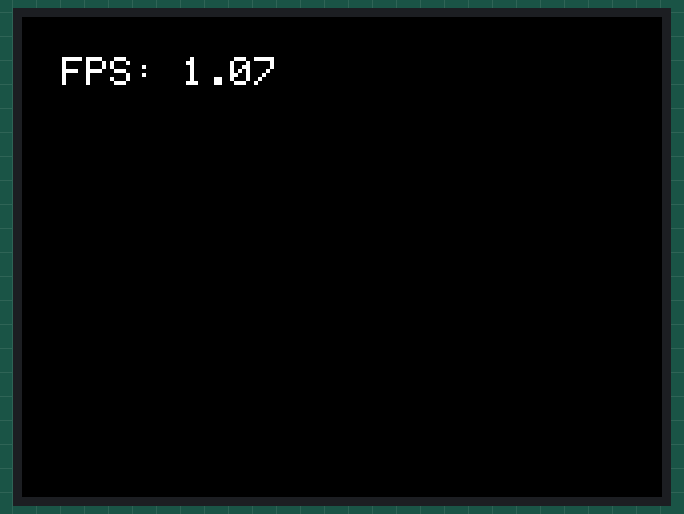
Recording of a sketch running on a simulated Arduino Uno, built with avr-gcc and run on an emulated ATmega328P. On the bench: 320×240 colour display.

Above: at 1.1 s.
At 9.19 s:
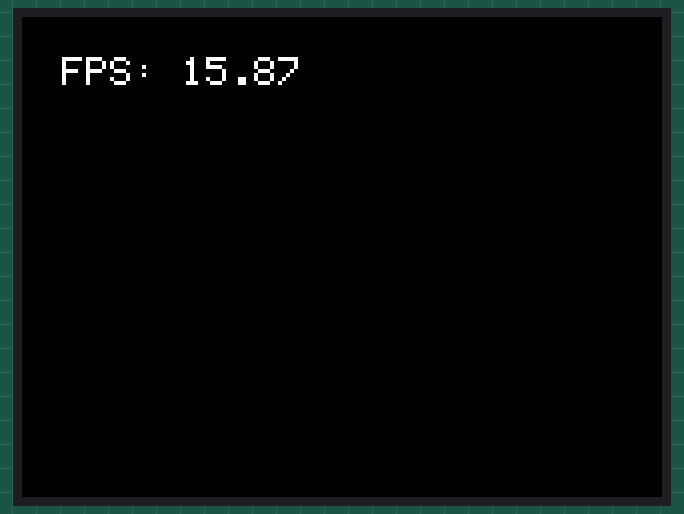
At 14.14 s:
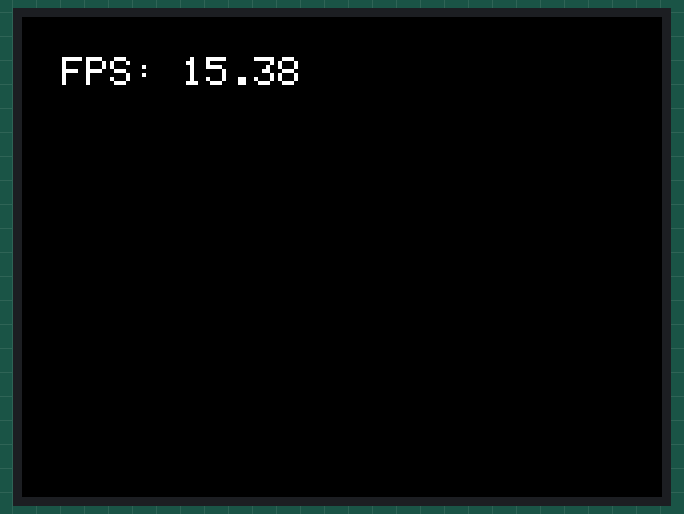
At 19.08 s:
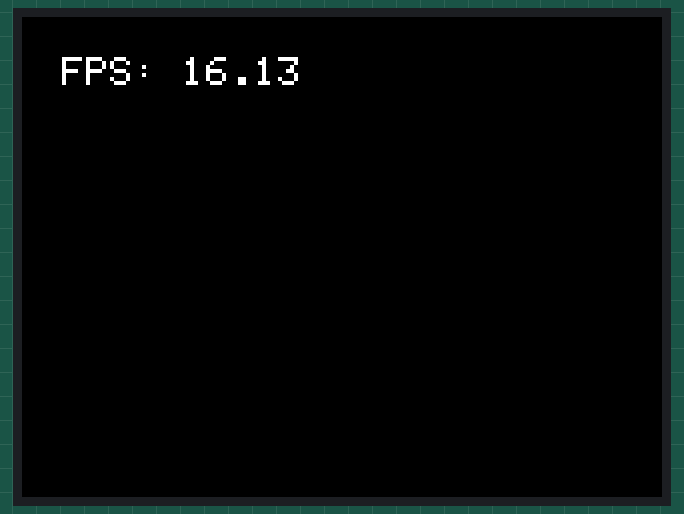
At 29.43 s:
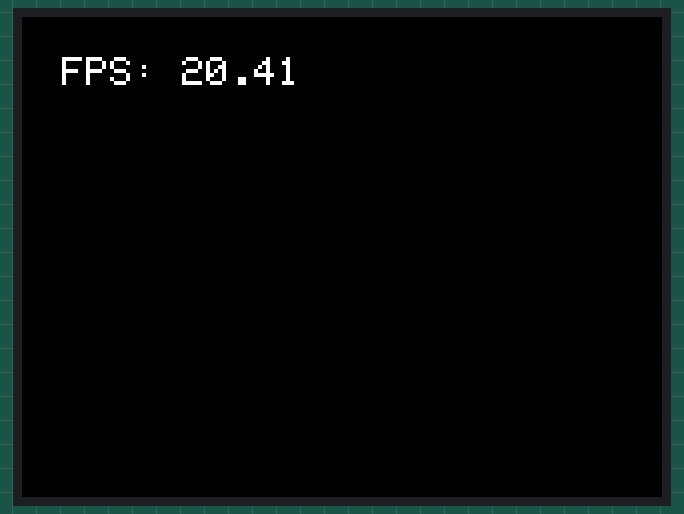
At 39.6 s:
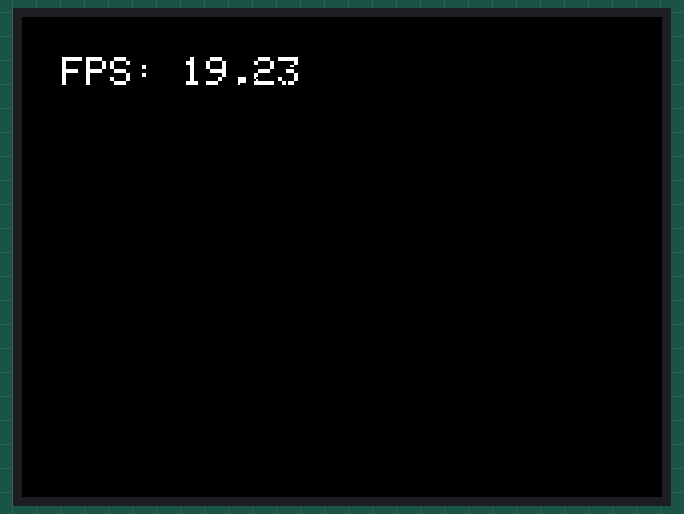

The sketch:

spinning_cube.ino
```cpp
#include <SPI.h>          // f.k. for Arduino-1.5.2
#include "Adafruit_GFX.h" // Hardware-specific library
#include <MCUFRIEND_kbv.h>

#define LCD_CS A3 // Chip Select goes to Analog 3
#define LCD_CD A2 // Command/Data goes to Analog 2
#define LCD_WR A1 // LCD Write goes to Analog 1
#define LCD_RD A0 // LCD Read goes to Analog 0
#define LCD_RESET A4

#define BLACK 0x0000
#define BLUE 0x001F
#define RED 0xF800
#define GREEN 0x07E0
#define CYAN 0x07FF
#define MAGENTA 0xF81F
#define YELLOW 0xFFE0
#define WHITE 0xFFFF

unsigned int colors[] = {BLACK, BLUE, RED, GREEN, CYAN, MAGENTA, YELLOW, WHITE};
long time = millis();
long time2 = millis();
long timediff = 0;

MCUFRIEND_kbv tft;

// #############################################################################
// 8 Eckpunkte des Würfels
float cube[8][3] = {
    {-1, -1, -1},
    {1, -1, -1},
    {1, 1, -1},
    {-1, 1, -1},
    {-1, -1, 1},
    {1, -1, 1},
    {1, 1, 1},
    {-1, 1, 1}};

// Kanten (Index-Paare der Punkte)
int edges[12][2] = {
    {0, 1}, {1, 2}, {2, 3}, {3, 0}, // hinten
    {4, 5},
    {5, 6},
    {6, 7},
    {7, 4}, // vorne
    {0, 4},
    {1, 5},
    {2, 6},
    {3, 7} // Verbindungen
};

float angleX = 0, angleY = 0;
// #############################################################################

void setup()
{
    Serial.begin(9600);
    uint16_t ID = tft.readID();
    tft.begin(ID);
    tft.setRotation(1);
    tft.fillScreen(BLACK);

    for (auto &&i : colors)
    {
        tft.fillScreen(i);
    }
    // delay(1000);
    tft.fillScreen(BLACK);
    tft.setTextColor(WHITE);
    tft.setTextSize(2);

    /*
    for (int i = 0; i < 100; i+10)
    {
        tft.drawRect(i, i, 320 - 2 * i, 240 - 2 * i, WHITE);
        delay(100);
    }
    */
}

void loop()
{
    // #########################################################################
    // tft.fillScreen(BLACK);

    // long time = millis();
    int w = tft.width();
    int h = tft.height();

    // Rotationswinkel anpassen
    angleX += 0.05;
    angleY += 0.07;

    // Eckpunkte nach Rotation und Projektion
    int projected[8][2];
    for (int i = 0; i < 8; i++)
    {
        float x = cube[i][0];
        float y = cube[i][1];
        float z = cube[i][2];

        // Rotation um X
        float y1 = y * cos(angleX) - z * sin(angleX);
        float z1 = y * sin(angleX) + z * cos(angleX);

        // Rotation um Y
        float x2 = x * cos(angleY) + z1 * sin(angleY);
        float z2 = -x * sin(angleY) + z1 * cos(angleY);

        // einfache Projektion (orthographisch, mit Skalierung)
        float scale = 80; // Würfelgröße
        int px = (int)(x2 * scale) + w / 2;
        int py = (int)(y1 * scale) + h / 2;

        projected[i][0] = px;
        projected[i][1] = py;
    }

    // Kanten zeichnen
    for (int e = 0; e < 12; e++)
    {
        int p1 = edges[e][0];
        int p2 = edges[e][1];
        tft.drawLine(projected[p1][0], projected[p1][1],
                     projected[p2][0], projected[p2][1],
                     WHITE);
    }

    tft.setTextColor(BLACK);
    tft.setCursor(20, 20);
    tft.print("FPS: " + String(1000.0 / (timediff)));
    time = millis();
    timediff = time - time2;
    time2 = millis();
    tft.setTextColor(WHITE);
    tft.setCursor(20, 20);
    tft.print("FPS: " + String(1000.0 / (timediff)));
    // delay(30); // Geschwindigkeit
    for (int e = 0; e < 12; e++)
    {
        int p1 = edges[e][0];
        int p2 = edges[e][1];
        tft.drawLine(projected[p1][0], projected[p1][1],
                     projected[p2][0], projected[p2][1],
                     BLACK);
    }
    // #########################################################################
}
```

Measured:
- what the display in image 3 shows lasts 0.4 s, from 18.9 s to 19.3 s
